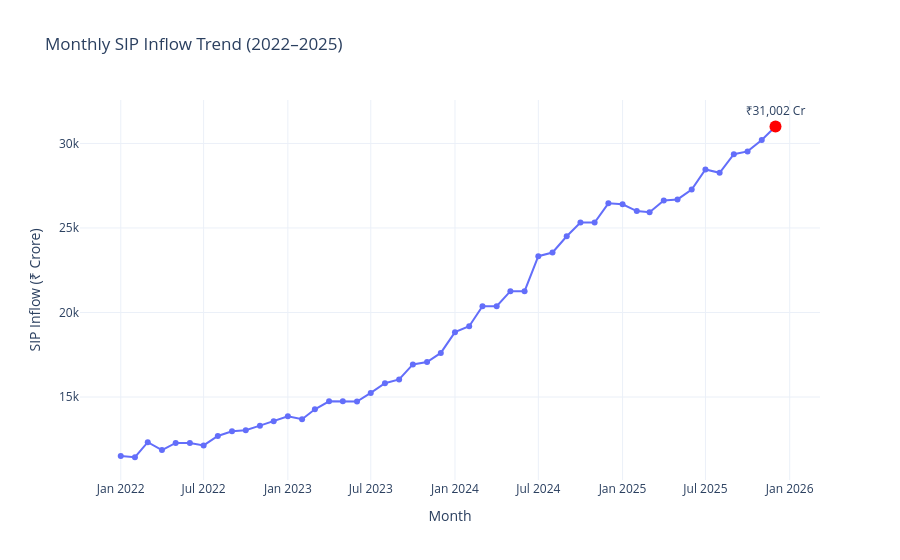

Source (notebook cell):
### Code cell
import plotly.express as px

fig = px.line(
    sip,
    x="month",
    y="sip_inflow_crore",
    markers=True,
    title="Monthly SIP Inflow Trend (2022–2025)"
)

# Highlight maximum SIP inflow
max_row = sip.loc[sip["sip_inflow_crore"].idxmax()]

fig.add_scatter(
    x=[max_row["month"]],
    y=[max_row["sip_inflow_crore"]],
    mode="markers+text",
    text=[f'₹{max_row["sip_inflow_crore"]:,} Cr'],
    textposition="top center",
    marker=dict(size=12, color="red"),
    showlegend=False
)

fig.update_layout(
    xaxis_title="Month",
    yaxis_title="SIP Inflow (₹ Crore)",
    template="plotly_white"
)

fig.show()

### Figure 1 — Plotly figure (JSON) as saved in the notebook; plotly's stock layout.template omitted (floating-point values rounded to 4 significant figures)
{"data": [{"hovertemplate": "month=%{x}<br>sip_inflow_crore=%{y}<extra></extra>", "legendgroup": "", "line": {"color": "#636efa", "dash": "solid"}, "marker": {"symbol": "circle"}, "mode": "lines+markers", "name": "", "orientation": "v", "showlegend": false, "type": "scatter", "x": ["2022-01-01T00:00:00.000000", "2022-02-01T00:00:00.000000", "2022-03-01T00:00:00.000000", "2022-04-01T00:00:00.000000", "2022-05-01T00:00:00.000000", "2022-06-01T00:00:00.000000", "2022-07-01T00:00:00.000000", "2022-08-01T00:00:00.000000", "2022-09-01T00:00:00.000000", "2022-10-01T00:00:00.000000", "2022-11-01T00:00:00.000000", "2022-12-01T00:00:00.000000", "2023-01-01T00:00:00.000000", "2023-02-01T00:00:00.000000", "2023-03-01T00:00:00.000000", "2023-04-01T00:00:00.000000", "2023-05-01T00:00:00.000000", "2023-06-01T00:00:00.000000", "2023-07-01T00:00:00.000000", "2023-08-01T00:00:00.000000", "2023-09-01T00:00:00.000000", "2023-10-01T00:00:00.000000", "2023-11-01T00:00:00.000000", "2023-12-01T00:00:00.000000", "2024-01-01T00:00:00.000000", "2024-02-01T00:00:00.000000", "2024-03-01T00:00:00.000000", "2024-04-01T00:00:00.000000", "2024-05-01T00:00:00.000000", "2024-06-01T00:00:00.000000", "2024-07-01T00:00:00.000000", "2024-08-01T00:00:00.000000", "2024-09-01T00:00:00.000000", "2024-10-01T00:00:00.000000", "2024-11-01T00:00:00.000000", "2024-12-01T00:00:00.000000", "2025-01-01T00:00:00.000000", "2025-02-01T00:00:00.000000", "2025-03-01T00:00:00.000000", "2025-04-01T00:00:00.000000", "2025-05-01T00:00:00.000000", "2025-06-01T00:00:00.000000", "2025-07-01T00:00:00.000000", "2025-08-01T00:00:00.000000", "2025-09-01T00:00:00.000000", "2025-10-01T00:00:00.000000", "2025-11-01T00:00:00.000000", "2025-12-01T00:00:00.000000"], "xaxis": "x", "y": [11517, 11438, 12328, 11863, 12286, 12276, 12140, 12694, 12976, 13040, 13306, 13573, 13856, 13687, 14276, 14749, 14749, 14734, 15245, 15814, 16042, 16928, 17073, 17610, 18838, 19187, 20371, 20371, 21262, 21262, 23332, 23547, 24509, 25323, 25320, 26459, 26400, 25999, 25926, 26632, 26688, 27274, 28464, 28265, 29361, 29529, 30200, 31002], "yaxis": "y"}, {"marker": {"color": "red", "size": 12}, "mode": "markers+text", "showlegend": false, "text": ["₹31,002 Cr"], "textposition": "top center", "type": "scatter", "x": ["2025-12-01T00:00:00"], "y": [31002]}], "layout": {"legend": {"tracegroupgap": 0}, "title": {"text": "Monthly SIP Inflow Trend (2022–2025)"}, "xaxis": {"anchor": "y", "domain": [0, 1], "title": {"text": "Month"}}, "yaxis": {"anchor": "x", "domain": [0, 1], "title": {"text": "SIP Inflow (₹ Crore)"}}}}
